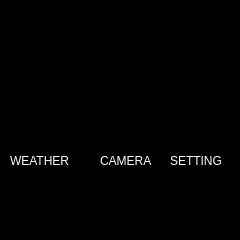
<?xml version="1.0" encoding="UTF-8"?>
<ui version="4.0">
 <class>Menu3</class>
 <widget class="QMainWindow" name="Menu3">
  <property name="geometry">
   <rect>
    <x>0</x>
    <y>0</y>
    <width>240</width>
    <height>240</height>
   </rect>
  </property>
  <property name="minimumSize">
   <size>
    <width>240</width>
    <height>240</height>
   </size>
  </property>
  <property name="maximumSize">
   <size>
    <width>240</width>
    <height>240</height>
   </size>
  </property>
  <property name="sizeIncrement">
   <size>
    <width>240</width>
    <height>240</height>
   </size>
  </property>
  <property name="baseSize">
   <size>
    <width>240</width>
    <height>240</height>
   </size>
  </property>
  <property name="windowTitle">
   <string>MainWindow</string>
  </property>
  <property name="autoFillBackground">
   <bool>false</bool>
  </property>
  <property name="styleSheet">
   <string notr="true">background-color: rgb(0, 0, 0);</string>
  </property>
  <widget class="QWidget" name="centralwidget">
   <widget class="QLabel" name="Camera1">
    <property name="geometry">
     <rect>
      <x>100</x>
      <y>98</y>
      <width>51</width>
      <height>51</height>
     </rect>
    </property>
    <property name="text">
     <string/>
    </property>
    <property name="pixmap">
     <pixmap>Icon/icons8_camera_100px_3.png</pixmap>
    </property>
    <property name="scaledContents">
     <bool>true</bool>
    </property>
   </widget>
   <widget class="QLabel" name="Thoitiet1">
    <property name="geometry">
     <rect>
      <x>20</x>
      <y>100</y>
      <width>51</width>
      <height>51</height>
     </rect>
    </property>
    <property name="text">
     <string/>
    </property>
    <property name="pixmap">
     <pixmap>Icon/icons8_weather_100px.png</pixmap>
    </property>
    <property name="scaledContents">
     <bool>true</bool>
    </property>
   </widget>
   <widget class="QLabel" name="Setting1">
    <property name="geometry">
     <rect>
      <x>170</x>
      <y>100</y>
      <width>51</width>
      <height>51</height>
     </rect>
    </property>
    <property name="text">
     <string/>
    </property>
    <property name="pixmap">
     <pixmap>Icon/icons8_automatic_100px_1.png</pixmap>
    </property>
    <property name="scaledContents">
     <bool>true</bool>
    </property>
   </widget>
   <widget class="QLabel" name="label">
    <property name="geometry">
     <rect>
      <x>10</x>
      <y>150</y>
      <width>71</width>
      <height>21</height>
     </rect>
    </property>
    <property name="styleSheet">
     <string notr="true">color: rgb(255, 255, 255);
font: 75 11pt &quot;MS Shell Dlg 2&quot;;</string>
    </property>
    <property name="text">
     <string>WEATHER</string>
    </property>
   </widget>
   <widget class="QLabel" name="label_2">
    <property name="geometry">
     <rect>
      <x>100</x>
      <y>150</y>
      <width>61</width>
      <height>21</height>
     </rect>
    </property>
    <property name="styleSheet">
     <string notr="true">color: rgb(255, 255, 255);
font: 75 11pt &quot;MS Shell Dlg 2&quot;;</string>
    </property>
    <property name="text">
     <string>CAMERA</string>
    </property>
   </widget>
   <widget class="QLabel" name="label_3">
    <property name="geometry">
     <rect>
      <x>170</x>
      <y>150</y>
      <width>71</width>
      <height>21</height>
     </rect>
    </property>
    <property name="styleSheet">
     <string notr="true">color: rgb(255, 255, 255);
font: 75 11pt &quot;MS Shell Dlg 2&quot;;</string>
    </property>
    <property name="text">
     <string>SETTING</string>
    </property>
   </widget>
   <widget class="QLabel" name="Thoitiet2">
    <property name="geometry">
     <rect>
      <x>20</x>
      <y>100</y>
      <width>51</width>
      <height>51</height>
     </rect>
    </property>
    <property name="text">
     <string/>
    </property>
    <property name="pixmap">
     <pixmap>Icon/icons8_weather_100px_1.png</pixmap>
    </property>
    <property name="scaledContents">
     <bool>true</bool>
    </property>
   </widget>
   <widget class="QLabel" name="Camera2">
    <property name="geometry">
     <rect>
      <x>100</x>
      <y>100</y>
      <width>51</width>
      <height>51</height>
     </rect>
    </property>
    <property name="text">
     <string/>
    </property>
    <property name="pixmap">
     <pixmap>Icon/icons8_camera_100px_4.png</pixmap>
    </property>
    <property name="scaledContents">
     <bool>true</bool>
    </property>
   </widget>
   <widget class="QLabel" name="Setting2">
    <property name="geometry">
     <rect>
      <x>170</x>
      <y>100</y>
      <width>51</width>
      <height>51</height>
     </rect>
    </property>
    <property name="text">
     <string/>
    </property>
    <property name="pixmap">
     <pixmap>Icon/icons8_automatic_100px_2.png</pixmap>
    </property>
    <property name="scaledContents">
     <bool>true</bool>
    </property>
   </widget>
   <zorder>Thoitiet2</zorder>
   <zorder>Camera2</zorder>
   <zorder>Thoitiet1</zorder>
   <zorder>label</zorder>
   <zorder>label_2</zorder>
   <zorder>label_3</zorder>
   <zorder>Camera1</zorder>
   <zorder>Setting2</zorder>
   <zorder>Setting1</zorder>
  </widget>
 </widget>
 <resources/>
 <connections/>
</ui>
